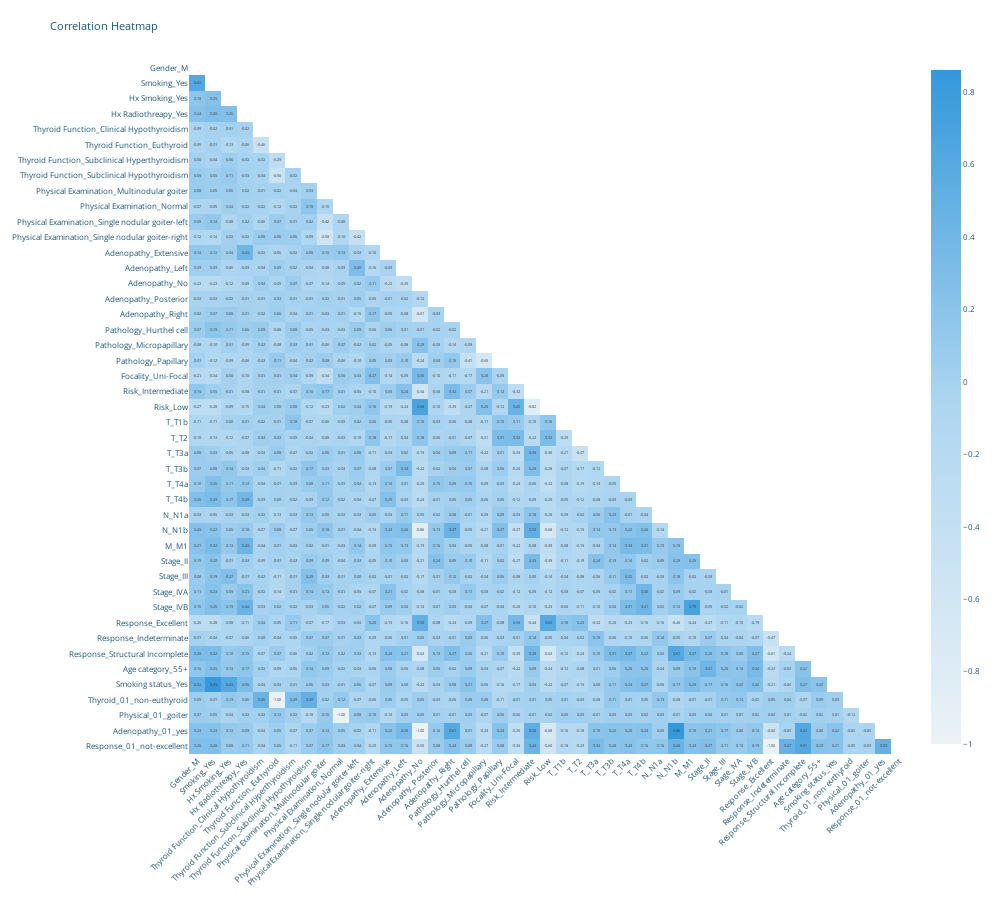

Write notebook code for a chart like this one.
### Code cell
mask = np.triu(np.ones_like(corr_matrix, dtype=bool))
corr_masked = corr_matrix.mask(mask)

fig = px.imshow(
    corr_masked,
    text_auto=".2f",  
    color_continuous_scale=["#ebf2f6", "#aed6f1", "#3498db"],
    aspect="auto"
)

fig.update_layout(
    width=1000,
    height=900,
    font=dict(size=8, color="#1b557c"),       
    xaxis=dict(
        tickangle=-45,
        showticklabels=True,
        showgrid=True,
        zeroline=False
    ),
    yaxis=dict(
        showticklabels=True,
        showgrid=True,
        zeroline=False
    ),
    title="Correlation Heatmap",
    plot_bgcolor='white',
    paper_bgcolor='white'
)

fig.show()

### Figure 1 — Plotly figure (JSON) as saved in the notebook; plotly's stock layout.template omitted (floating-point values rounded to 4 significant figures; data arrays with more than 128 entries replaced by an {"elided": "..."} marker saying what was removed)
{"data": [{"coloraxis": "coloraxis", "hovertemplate": "x: %{x}<br>y: %{y}<br>color: %{z}<extra></extra>", "name": "0", "texttemplate": "%{z:.2f}", "type": "heatmap", "x": ["Gender_M", "Smoking_Yes", "Hx Smoking_Yes", "Hx Radiothreapy_Yes", "Thyroid Function_Clinical Hypothyroidism", "Thyroid Function_Euthyroid", "Thyroid Function_Subclinical Hyperthyroidism", "Thyroid Function_Subclinical Hypothyroidism", "Physical Examination_Multinodular goiter", "Physical Examination_Normal", "Physical Examination_Single nodular goiter-left", "Physical Examination_Single nodular goiter-right", "Adenopathy_Extensive", "Adenopathy_Left", "Adenopathy_No", "Adenopathy_Posterior", "Adenopathy_Right", "Pathology_Hurthel cell", "Pathology_Micropapillary", "Pathology_Papillary", "Focality_Uni-Focal", "Risk_Intermediate", "Risk_Low", "T_T1b", "T_T2", "T_T3a", "T_T3b", "T_T4a", "T_T4b", "N_N1a", "N_N1b", "M_M1", "Stage_II", "Stage_III", "Stage_IVA", "Stage_IVB", "Response_Excellent", "Response_Indeterminate", "Response_Structural Incomplete", "Age category_55+", "Smoking status_Yes", "Thyroid_01_non-euthyroid", "Physical_01_goiter", "Adenopathy_01_yes", "Response_01_not-excellent"], "xaxis": "x", "y": ["Gender_M", "Smoking_Yes", "Hx Smoking_Yes", "Hx Radiothreapy_Yes", "Thyroid Function_Clinical Hypothyroidism", "Thyroid Function_Euthyroid", "Thyroid Function_Subclinical Hyperthyroidism", "Thyroid Function_Subclinical Hypothyroidism", "Physical Examination_Multinodular goiter", "Physical Examination_Normal", "Physical Examination_Single nodular goiter-left", "Physical Examination_Single nodular goiter-right", "Adenopathy_Extensive", "Adenopathy_Left", "Adenopathy_No", "Adenopathy_Posterior", "Adenopathy_Right", "Pathology_Hurthel cell", "Pathology_Micropapillary", "Pathology_Papillary", "Focality_Uni-Focal", "Risk_Intermediate", "Risk_Low", "T_T1b", "T_T2", "T_T3a", "T_T3b", "T_T4a", "T_T4b", "N_N1a", "N_N1b", "M_M1", "Stage_II", "Stage_III", "Stage_IVA", "Stage_IVB", "Response_Excellent", "Response_Indeterminate", "Response_Structural Incomplete", "Age category_55+", "Smoking status_Yes", "Thyroid_01_non-euthyroid", "Physical_01_goiter", "Adenopathy_01_yes", "Response_01_not-excellent"], "yaxis": "y", "z": {"elided": "45x45 float values"}}], "layout": {"coloraxis": {"colorscale": [[0, "#ebf2f6"], [0.5, "#aed6f1"], [1, "#3498db"]]}, "font": {"color": "#1b557c", "size": 8}, "height": 900, "margin": {"t": 60}, "paper_bgcolor": "white", "plot_bgcolor": "white", "title": {"text": "Correlation Heatmap"}, "width": 1000, "xaxis": {"anchor": "y", "domain": [0, 1], "showgrid": true, "showticklabels": true, "tickangle": -45, "zeroline": false}, "yaxis": {"anchor": "x", "autorange": "reversed", "domain": [0, 1], "showgrid": true, "showticklabels": true, "zeroline": false}}}
